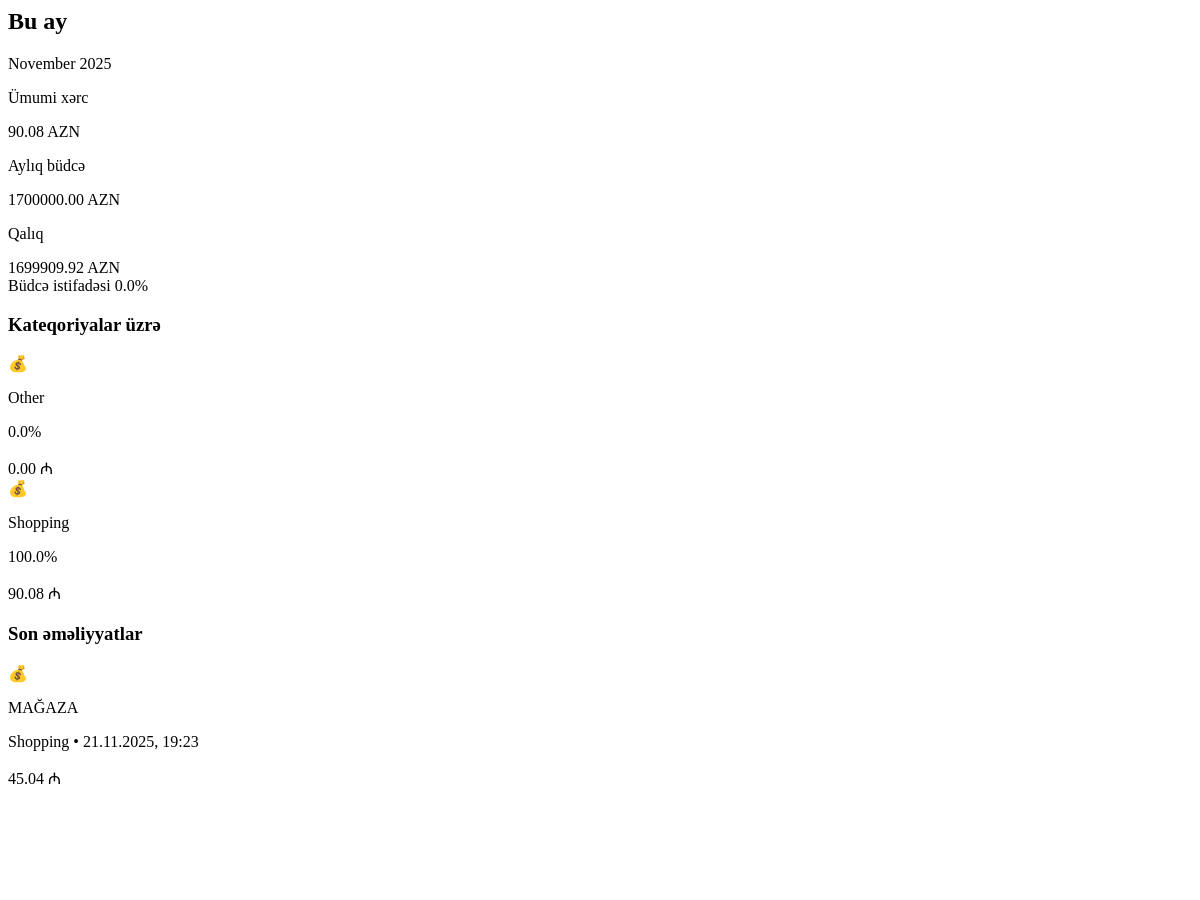
/api/dashboard-updates (signed in, upper part), run on an earlier commit of the app's database.
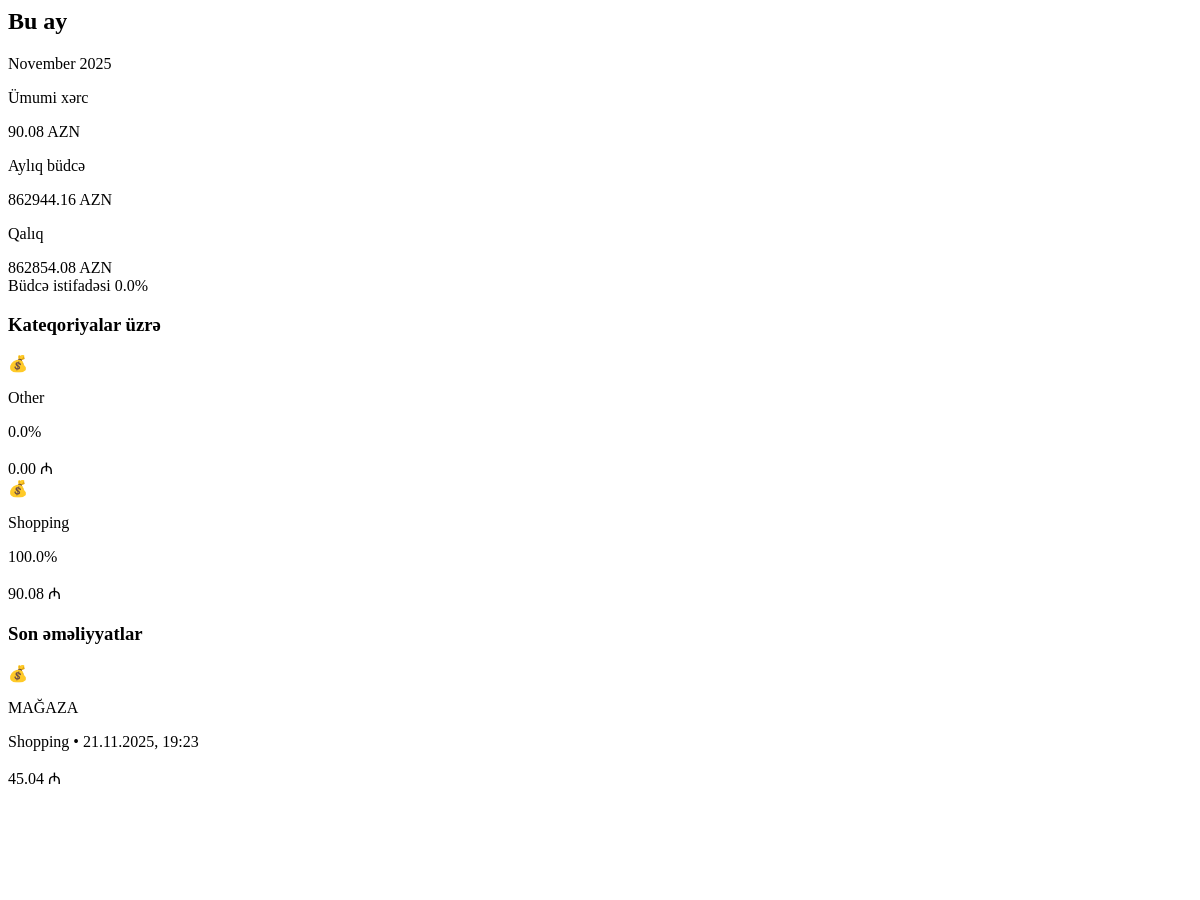
And on a later commit of the database.
### models.py (models this page shows, shortened)
class User(Base):
    __tablename__ = "users"
    id = Column(Integer, primary_key=True, index=True)
    username = Column(String, unique=True, index=True, nullable=False)
    password_hash = Column(String, nullable=True)  # Hashed password (nullable for demo user)
    monthly_income = Column(Float, nullable=True)  # Monthly salary/income
    monthly_budget = Column(Float, default=1000.0)
    xp_points = Column(Integer, default=0)
    level_title = Column(String, default="Rookie")
    preferred_language = Column(String, default="az")  # az, en, ru
    voice_enabled = Column(Boolean, default=True)
    daily_budget_limit = Column(Float, nullable=True)
    currency = Column(String, default="AZN")  # Display/Base currency
    personality_mode = Column(String, default="normal")  # normal, mom, strict
    is_premium = Column(Boolean, default=False)  # Premium subscription status
    readability_mode = Column(Boolean, default=False)  # Accessibility mode for vision-impaired users
    ai_name = Column(String, default="FinMate")  # Customizable AI name
    ai_attitude = Column(String, default="Professional")  # Strict, Funny, Sarcastic, Supportive
    ai_style = Column(String, default="Formal")  # Slang, Shakespearean, Dialect, Short
    ai_persona_mode = Column(String, default="Auto")  # Auto (behavioral profiling) or Manual
    login_streak = Column(Integer, default=0)
    last_login_date = Column(Date, nullable=True)
    created_at = Column(DateTime, default=datetime.utcnow)
    expenses = relationship("Expense", back_populates="user", cascade="all, delete-orphan")
    chat_messages = relationship("ChatMessage", back_populates="user", cascade="all, delete-orphan")
    xp_logs = relationship("XPLog", back_populates="user", cascade="all, delete-orphan")
    dreams = relationship("Dream", back_populates="user", cascade="all, delete-orphan")

### main.py (the view)
@app.get("/api/dashboard-updates")
async def get_dashboard_updates(request: Request, db: Session = Depends(get_db)):
    user = get_current_user(request, db)
    if not user:
        raise HTTPException(status_code=401, detail="Authentication required")
    now = datetime.now()
    start_of_month = datetime(now.year, now.month, 1)
    expenses = db.query(Expense).filter(
        Expense.user_id == user.id,
        Expense.date >= start_of_month
    ).all()
    total_spending = sum(e.amount for e in expenses)
    category_data = {}
    for exp in expenses:
        category_data[exp.category] = category_data.get(exp.category, 0) + exp.amount
    budget_percentage = 0
    if user.monthly_budget > 0:
        budget_percentage = (total_spending / user.monthly_budget) * 100
    recent_expenses = db.query(Expense).filter(
        Expense.user_id == user.id
    ).order_by(Expense.created_at.desc()).limit(10).all()
    return templates.TemplateResponse("partials/dashboard_updates.html", {
        "request": request,
        "user": user,
        "total_spending": total_spending,
        "budget_percentage": budget_percentage,
        "category_data": category_data,
        "recent_expenses": recent_expenses,
        "now": now,
        "min": min,
        "float": float
    })

### templates/partials/dashboard_updates.html (shortened to what the changed rows need)
<div id="dashboard-stats" hx-swap-oob="true" class="glass-card p-6 slide-up desktop-full-width">
    <div class="flex items-center justify-between mb-4">
        <h2 class="text-xl font-bold text-white">Bu ay</h2>
    </div>
    <div class="grid grid-cols-1 md:grid-cols-3 gap-6">
        <div>
            <div class="flex items-end gap-2">
                <span class="text-4xl font-bold text-white">{{ "%.2f"|format(user.monthly_budget) }}</span>
                <span class="text-lg text-white/70 mb-1">AZN</span>
            </div>
        </div>
        <div>
            <div class="flex items-end gap-2">
                <span
                    class="text-4xl font-bold {% if (user.monthly_budget - total_spending) < 0 %}text-red-400{% else %}text-green-400{% endif %}">
                    {{ "%.2f"|format(user.monthly_budget - total_spending) }}
                </span>
                <span class="text-lg text-white/70 mb-1">AZN</span>
            </div>
        </div>
    </div>
</div>

What changed in the data, as far as the page shows it:
changed User: monthly_budget "1700000.00" → "862944.16"; user.monthly_budget-total_spending "1699909.92" → "862854.08"
